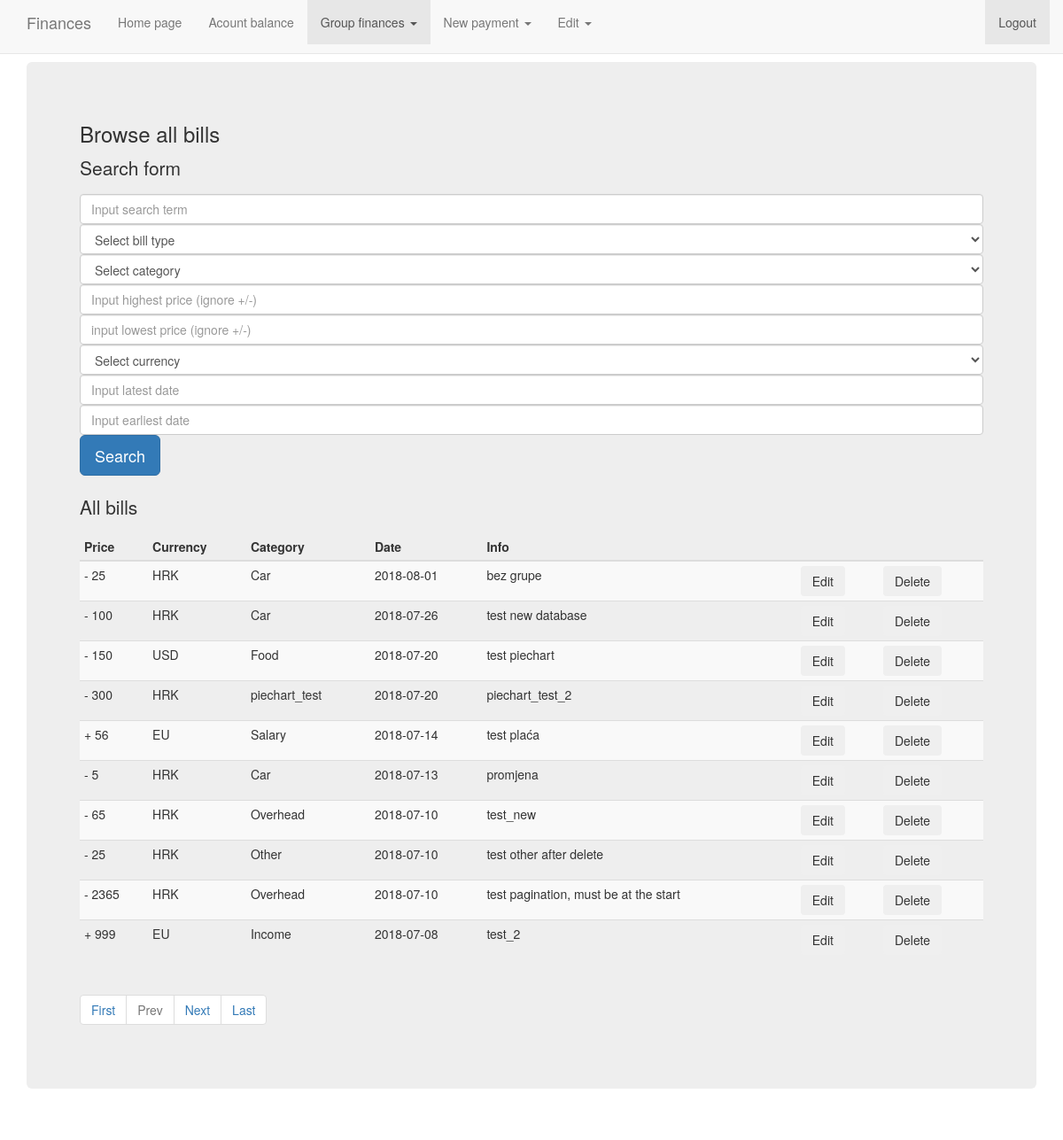
/show_group_bills.php (signed in), run on the app's committed database.
### tables this page shows
CREATE TABLE `racun` (
  `iznos` double NOT NULL,
  `valuta` varchar(50) NOT NULL,
  `id` int(50) NOT NULL,
  `datum` date NOT NULL,
  `kategorija` varchar(255) NOT NULL,
  `opis` varchar(600) DEFAULT NULL,
  `vrsta` varchar(255) NOT NULL,
  `id_user` int(50) NOT NULL,
  `grupa_id` int(50) DEFAULT NULL
);

### show_group_bills.php (the view, shortened to what this page needs)
<!DOCTYPE html>
<html>
<head>
	<link rel="stylesheet" href="https://maxcdn.bootstrapcdn.com/bootstrap/3.3.7/css/bootstrap.min.css">
	<link href="navbar-fixed-top.css" rel="stylesheet">
</head>
<body onload="load_function()">
    <nav class="navbar navbar-default navbar-fixed-top">
		<div class="container">
		<div class="navbar-header">
			<p class="navbar-brand">Finances</p>
		</div>
		<div id="navbar" class="navbar-collapse collapse">
			<ul class="nav navbar-nav">
				<li><a href="index.php">Home page</a></li>
				<li><a href="show_bill.php">Acount balance</a></li>
				<li class="dropdown active">
					<a href="" class="dropdown-toggle" data-toggle="dropdown" role="button" aria-haspopup="true" aria-expanded="false">Group finances <span class="caret"></span></a>
				</li>
				<li class="dropdown">
					<a href="" class="dropdown-toggle" data-toggle="dropdown" role="button" aria-haspopup="true" aria-expanded="false">New payment <span class="caret"></span></a>
				</li>
				<li class="dropdown">
					<a href="" class="dropdown-toggle" data-toggle="dropdown" role="button" aria-haspopup="true" aria-expanded="false">Edit <span class="caret"></span></a>
				</li>
			</ul>
			<ul class="nav navbar-nav navbar-right">
				<?php if(isset($_SESSION['username'])): ?>
					<li class="active"><a href="logout.php">Logout</a></li>
				<?php else:?>
					<li><a href="login.php">Login</a></li>
					<li><a href="register.php">Register</a></li>
				<?php endif ?>
			</ul>
		</div>
		</div>
    </nav>
	<div class="container">
		<div class="jumbotron">
			<?php if(isset($_SESSION['username'])): ?>
			<h3>Browse all bills</h3>
			<p>Search form</p>
			<form name='search_form' action='show_group_bills.php' method='GET'>
				<input type='text' name='term' class="form-control" placeholder="Input search term" value="<?php if(!empty($_GET['term'])) {echo $_GET['term'];} ?>">
				<select name="bill_type" id="bill_type" class="form-control">
					<option value="">Select bill type</option>
				</select>
				<select name="category" id="category" class="form-control">
					<option value="">Select category</option>
				</select>
				<input type='text' name='max_val' class="form-control" placeholder="Input highest price (ignore +/-)" value="<?php if(!empty($_GET['max_val'])) {echo $_GET['max_val'];} ?>">
				<input type='text' name='min_val' class="form-control" placeholder="input lowest price (ignore +/-)" value="<?php if(!empty($_GET['min_val'])) {echo $_GET['min_val'];} ?>">
				<select name="currency" class="form-control">
					<option value="">Select currency</option>
				</select>
				<input class="form-control" type="text" onfocus="(this.type='date')" onblur="(this.type='text')" name="max_date" placeholder="Input latest date" value="<?php if(!empty($_GET['max_date'])) {echo $_GET['max_date'];} ?>">
				<input class="form-control" type="text" onfocus="(this.type='date')" onblur="(this.type='text')" name="min_date" placeholder="Input earliest date" value="<?php if(!empty($_GET['min_date'])) {echo $_GET['min_date'];} ?>">
				<input type='submit' class="btn btn-lg btn-primary" value='Search'>
			</form>
			<br>
			<p>All bills</p>
			<?php include('search.php');  ?>
			<?php else:?>
				<p>Please login or register</p>
			<?php endif ?>
		</div>
	</div>
</body>
</html>

### search.php (shortened to what this page needs)
<?php
	$connection = mysqli_connect('localhost', 'root', 'vertrigo', 'financije');
	$user_id = $_SESSION["user_id"];
	$search_term = isset($_GET['term']) ? $_GET['term'] : '';
	$group_id = isset($_GET['group_id']) ? $_GET['group_id'] : '';
	$link = "";
	$query_count = "SELECT COUNT(*) FROM `racun`";
	$query_search = "SELECT * FROM `racun`";
	if(!empty($_GET['group_id'])){
		$link = $link."&group_id=".$group_id;
		$query_count = $query_count." WHERE grupa_id='".$group_id."'";
		$query_search = $query_search." WHERE grupa_id='".$group_id."'";
	}else{
		$query_count = $query_count." WHERE id_user='$user_id' AND grupa_id IS NULL";
		$query_search = $query_search." WHERE id_user='$user_id' AND grupa_id IS NULL";
	}
	$query_count = $query_count." AND (`opis` LIKE '%".$search_term."%' OR `kategorija` LIKE '%".$search_term."%')";
	$query_search = $query_search." AND (`opis` LIKE '%".$search_term."%' OR `kategorija` LIKE '%".$search_term."%')";
	$page_no = isset($_GET['page_no']) ? $_GET['page_no'] : 1;
	$no_of_records_per_page = 10;
	$offset = ($page_no-1)*$no_of_records_per_page;
	$query_search = $query_search." ORDER BY `datum` DESC LIMIT $offset, $no_of_records_per_page";
	$result_page = mysqli_query($connection,$query_count);
	$total_rows = mysqli_fetch_array($result_page)[0];
	$total_pages = ceil($total_rows / $no_of_records_per_page);
	$rez = mysqli_query($connection, $query_search);
	echo "<table class='table table-striped table-condensed'><thead><tr>";
		echo "<th>Price</th>";
		echo "<th>Currency</th>";
		echo "<th>Category</th>";
		echo "<th>Date</th>";
		echo "<th>Info</th>";
		echo "<th></th>";
		echo "<th></th>";
	echo "</tr></thead>";
	echo "<tbody>";
	if($rez->num_rows > 0){
		while($row = $rez->fetch_assoc()){
			echo "<tr><td>";
			if($row['vrsta'] == 'Income'){
				echo "+ ";
			}else{
				echo "- ";
			}
			echo $row["iznos"]."</td>";
			echo "<td>".$row["valuta"]."</td>";
			echo "<td>".$row["kategorija"]."</td>";
			echo "<td>".$row["datum"]."</td>";
			echo "<td>".$row["opis"]."</td>";
			if($row['id_user'] == $user_id){
				echo "<td>";
				echo "<form method='post' action='edit_bill.php'>";
				echo "<input type='submit' name='edit_b' class='btn' value='Edit'>";
				echo "</form>";
				echo "</td>";
				echo "<td>";
				echo "<form method='post' action='delete_bill.php'>";
				echo "<input type='submit' name='delete_b' class='btn' value='Delete'>";
				echo "</form>";
				echo "</td>";
			}
			echo "</tr>";
		}
	}
	echo "</tbody>";
	echo "</table>";
?>
<ul class="pagination">
	<li><a href="?pageno=1<?php echo $link; ?>">First</a></li>
	<li class="<?php if($page_no <= 1){ echo 'disabled'; } ?>">
		<a href="<?php if($page_no <= 1){ echo '#'; } else { echo "?page_no=".($page_no - 1).$link; } ?>">Prev</a>
	</li>
	<li class="<?php if($page_no >= $total_pages){ echo 'disabled'; } ?>">
		<a href="<?php if($page_no >= $total_pages){ echo '#'; } else { echo "?page_no=".($page_no + 1).$link; } ?>">Next</a>
	</li>
	<li><a href="?page_no=<?php echo $total_pages.$link; ?>">Last</a></li>
</ul>

### navbar-fixed-top.css (style rules this page uses)
body { min-height: 2000px; padding-top: 70px; }

### data on the page
racun: iznos "25", valuta "HRK", kategorija "Car", datum "2018-08-01", opis "bez grupe"
racun: iznos "100", valuta "HRK", kategorija "Car", datum "2018-07-26", opis "test new database"
racun: iznos "150", valuta "USD", kategorija "Food", datum "2018-07-20", opis "test piechart"
racun: iznos "300", valuta "HRK", kategorija "piechart_test", datum "2018-07-20", opis "piechart_test_2"
racun: iznos "56", valuta "EU", kategorija "Salary", datum "2018-07-14", opis "test plaća"
racun: iznos "5", valuta "HRK", kategorija "Car", datum "2018-07-13", opis "promjena"
racun: iznos "65", valuta "HRK", kategorija "Overhead", datum "2018-07-10", opis "test_new"
racun: iznos "25", valuta "HRK", kategorija "Other", datum "2018-07-10", opis "test other after delete"
racun: iznos "2365", valuta "HRK", kategorija "Overhead", datum "2018-07-10", opis "test pagination, must be at the start"
racun: iznos "999", valuta "EU", kategorija "Income", datum "2018-07-08", opis "test_2"
